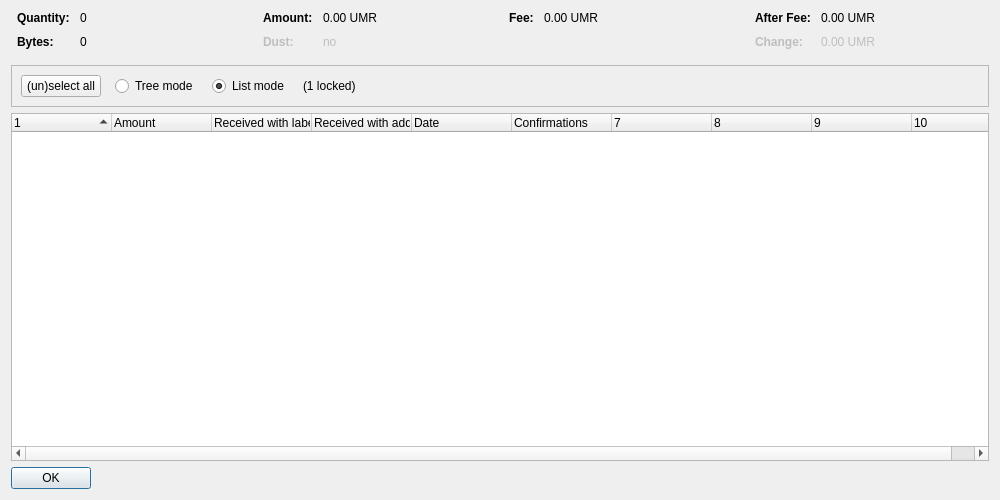
<?xml version="1.0" encoding="UTF-8"?>
<ui version="4.0">
 <class>CoinControlDialog</class>
 <widget class="QDialog" name="CoinControlDialog">
  <property name="geometry">
   <rect>
    <x>0</x>
    <y>0</y>
    <width>1000</width>
    <height>500</height>
   </rect>
  </property>
  <property name="windowTitle">
   <string>Coin Selection</string>
  </property>
  <layout class="QVBoxLayout" name="verticalLayout">
   <item>
    <layout class="QHBoxLayout" name="horizontalLayoutTop" stretch="0,0,0,0">
     <property name="topMargin">
      <number>0</number>
     </property>
     <property name="bottomMargin">
      <number>10</number>
     </property>
     <item>
      <layout class="QFormLayout" name="formLayoutCoinControl1">
       <property name="horizontalSpacing">
        <number>10</number>
       </property>
       <property name="verticalSpacing">
        <number>10</number>
       </property>
       <property name="leftMargin">
        <number>6</number>
       </property>
       <property name="rightMargin">
        <number>6</number>
       </property>
       <item row="0" column="0">
        <widget class="QLabel" name="labelCoinControlQuantityText">
         <property name="font">
          <font>
           <weight>75</weight>
           <bold>true</bold>
          </font>
         </property>
         <property name="text">
          <string>Quantity:</string>
         </property>
        </widget>
       </item>
       <item row="0" column="1">
        <widget class="QLabel" name="labelCoinControlQuantity">
         <property name="cursor">
          <cursorShape>IBeamCursor</cursorShape>
         </property>
         <property name="contextMenuPolicy">
          <enum>Qt::ActionsContextMenu</enum>
         </property>
         <property name="text">
          <string notr="true">0</string>
         </property>
         <property name="textInteractionFlags">
          <set>Qt::LinksAccessibleByMouse|Qt::TextSelectableByKeyboard|Qt::TextSelectableByMouse</set>
         </property>
        </widget>
       </item>
       <item row="1" column="0">
        <widget class="QLabel" name="labelCoinControlBytesText">
         <property name="font">
          <font>
           <weight>75</weight>
           <bold>true</bold>
          </font>
         </property>
         <property name="text">
          <string>Bytes:</string>
         </property>
        </widget>
       </item>
       <item row="1" column="1">
        <widget class="QLabel" name="labelCoinControlBytes">
         <property name="cursor">
          <cursorShape>IBeamCursor</cursorShape>
         </property>
         <property name="contextMenuPolicy">
          <enum>Qt::ActionsContextMenu</enum>
         </property>
         <property name="text">
          <string notr="true">0</string>
         </property>
         <property name="textInteractionFlags">
          <set>Qt::LinksAccessibleByMouse|Qt::TextSelectableByKeyboard|Qt::TextSelectableByMouse</set>
         </property>
        </widget>
       </item>
      </layout>
     </item>
     <item>
      <layout class="QFormLayout" name="formLayoutCoinControl2">
       <property name="horizontalSpacing">
        <number>10</number>
       </property>
       <property name="verticalSpacing">
        <number>10</number>
       </property>
       <property name="leftMargin">
        <number>6</number>
       </property>
       <property name="rightMargin">
        <number>6</number>
       </property>
       <item row="0" column="0">
        <widget class="QLabel" name="labelCoinControlAmountText">
         <property name="font">
          <font>
           <weight>75</weight>
           <bold>true</bold>
          </font>
         </property>
         <property name="text">
          <string>Amount:</string>
         </property>
        </widget>
       </item>
       <item row="0" column="1">
        <widget class="QLabel" name="labelCoinControlAmount">
         <property name="cursor">
          <cursorShape>IBeamCursor</cursorShape>
         </property>
         <property name="contextMenuPolicy">
          <enum>Qt::ActionsContextMenu</enum>
         </property>
         <property name="text">
          <string notr="true">0.00 UMR</string>
         </property>
         <property name="textInteractionFlags">
          <set>Qt::LinksAccessibleByMouse|Qt::TextSelectableByKeyboard|Qt::TextSelectableByMouse</set>
         </property>
        </widget>
       </item>
       <item row="1" column="0">
        <widget class="QLabel" name="labelCoinControlLowOutputText">
         <property name="enabled">
          <bool>false</bool>
         </property>
         <property name="font">
          <font>
           <weight>75</weight>
           <bold>true</bold>
          </font>
         </property>
         <property name="text">
          <string>Dust:</string>
         </property>
        </widget>
       </item>
       <item row="1" column="1">
        <widget class="QLabel" name="labelCoinControlLowOutput">
         <property name="enabled">
          <bool>false</bool>
         </property>
         <property name="cursor">
          <cursorShape>IBeamCursor</cursorShape>
         </property>
         <property name="contextMenuPolicy">
          <enum>Qt::ActionsContextMenu</enum>
         </property>
         <property name="text">
          <string notr="true">no</string>
         </property>
         <property name="textInteractionFlags">
          <set>Qt::LinksAccessibleByMouse|Qt::TextSelectableByKeyboard|Qt::TextSelectableByMouse</set>
         </property>
        </widget>
       </item>
      </layout>
     </item>
     <item>
      <layout class="QFormLayout" name="formLayoutCoinControl3">
       <property name="horizontalSpacing">
        <number>10</number>
       </property>
       <property name="verticalSpacing">
        <number>10</number>
       </property>
       <property name="leftMargin">
        <number>6</number>
       </property>
       <property name="rightMargin">
        <number>6</number>
       </property>
       <item row="0" column="0">
        <widget class="QLabel" name="labelCoinControlFeeText">
         <property name="font">
          <font>
           <weight>75</weight>
           <bold>true</bold>
          </font>
         </property>
         <property name="text">
          <string>Fee:</string>
         </property>
        </widget>
       </item>
       <item row="0" column="1">
        <widget class="QLabel" name="labelCoinControlFee">
         <property name="cursor">
          <cursorShape>IBeamCursor</cursorShape>
         </property>
         <property name="contextMenuPolicy">
          <enum>Qt::ActionsContextMenu</enum>
         </property>
         <property name="text">
          <string notr="true">0.00 UMR</string>
         </property>
         <property name="textInteractionFlags">
          <set>Qt::LinksAccessibleByMouse|Qt::TextSelectableByKeyboard|Qt::TextSelectableByMouse</set>
         </property>
        </widget>
       </item>
      </layout>
     </item>
     <item>
      <layout class="QFormLayout" name="formLayoutCoinControl4">
       <property name="horizontalSpacing">
        <number>10</number>
       </property>
       <property name="verticalSpacing">
        <number>10</number>
       </property>
       <property name="leftMargin">
        <number>6</number>
       </property>
       <property name="rightMargin">
        <number>6</number>
       </property>
       <item row="0" column="0">
        <widget class="QLabel" name="labelCoinControlAfterFeeText">
         <property name="font">
          <font>
           <weight>75</weight>
           <bold>true</bold>
          </font>
         </property>
         <property name="text">
          <string>After Fee:</string>
         </property>
        </widget>
       </item>
       <item row="0" column="1">
        <widget class="QLabel" name="labelCoinControlAfterFee">
         <property name="cursor">
          <cursorShape>IBeamCursor</cursorShape>
         </property>
         <property name="contextMenuPolicy">
          <enum>Qt::ActionsContextMenu</enum>
         </property>
         <property name="text">
          <string notr="true">0.00 UMR</string>
         </property>
         <property name="textInteractionFlags">
          <set>Qt::LinksAccessibleByMouse|Qt::TextSelectableByKeyboard|Qt::TextSelectableByMouse</set>
         </property>
        </widget>
       </item>
       <item row="1" column="0">
        <widget class="QLabel" name="labelCoinControlChangeText">
         <property name="enabled">
          <bool>false</bool>
         </property>
         <property name="font">
          <font>
           <weight>75</weight>
           <bold>true</bold>
          </font>
         </property>
         <property name="text">
          <string>Change:</string>
         </property>
        </widget>
       </item>
       <item row="1" column="1">
        <widget class="QLabel" name="labelCoinControlChange">
         <property name="enabled">
          <bool>false</bool>
         </property>
         <property name="cursor">
          <cursorShape>IBeamCursor</cursorShape>
         </property>
         <property name="contextMenuPolicy">
          <enum>Qt::ActionsContextMenu</enum>
         </property>
         <property name="text">
          <string notr="true">0.00 UMR</string>
         </property>
         <property name="textInteractionFlags">
          <set>Qt::LinksAccessibleByMouse|Qt::TextSelectableByKeyboard|Qt::TextSelectableByMouse</set>
         </property>
        </widget>
       </item>
      </layout>
     </item>
    </layout>
   </item>
   <item>
    <widget class="QFrame" name="frame">
     <property name="minimumSize">
      <size>
       <width>0</width>
       <height>40</height>
      </size>
     </property>
     <property name="frameShape">
      <enum>QFrame::StyledPanel</enum>
     </property>
     <property name="frameShadow">
      <enum>QFrame::Sunken</enum>
     </property>
     <layout class="QHBoxLayout" name="horizontalLayout">
      <item>
       <layout class="QHBoxLayout" name="horizontalLayoutPanel" stretch="0,0,0,0,0">
        <property name="spacing">
         <number>14</number>
        </property>
        <item>
         <widget class="QPushButton" name="pushButtonSelectAll">
          <property name="sizePolicy">
           <sizepolicy hsizetype="Maximum" vsizetype="Fixed">
            <horstretch>0</horstretch>
            <verstretch>0</verstretch>
           </sizepolicy>
          </property>
          <property name="text">
           <string>(un)select all</string>
          </property>
          <property name="autoDefault">
           <bool>false</bool>
          </property>
         </widget>
        </item>
        <item>
         <widget class="QRadioButton" name="radioTreeMode">
          <property name="sizePolicy">
           <sizepolicy hsizetype="Maximum" vsizetype="Fixed">
            <horstretch>0</horstretch>
            <verstretch>0</verstretch>
           </sizepolicy>
          </property>
          <property name="text">
           <string>Tree mode</string>
          </property>
         </widget>
        </item>
        <item>
         <widget class="QRadioButton" name="radioListMode">
          <property name="sizePolicy">
           <sizepolicy hsizetype="Maximum" vsizetype="Fixed">
            <horstretch>0</horstretch>
            <verstretch>0</verstretch>
           </sizepolicy>
          </property>
          <property name="text">
           <string>List mode</string>
          </property>
          <property name="checked">
           <bool>true</bool>
          </property>
         </widget>
        </item>
        <item>
         <widget class="QLabel" name="labelLocked">
          <property name="text">
           <string notr="true">(1 locked)</string>
          </property>
         </widget>
        </item>
        <item>
         <spacer name="horizontalSpacer">
          <property name="orientation">
           <enum>Qt::Horizontal</enum>
          </property>
          <property name="sizeHint" stdset="0">
           <size>
            <width>40</width>
            <height>20</height>
           </size>
          </property>
         </spacer>
        </item>
       </layout>
      </item>
     </layout>
    </widget>
   </item>
   <item>
    <widget class="CoinControlTreeWidget" name="treeWidget">
     <property name="contextMenuPolicy">
      <enum>Qt::CustomContextMenu</enum>
     </property>
     <property name="sortingEnabled">
      <bool>false</bool>
     </property>
     <property name="columnCount">
      <number>10</number>
     </property>
     <attribute name="headerShowSortIndicator" stdset="0">
      <bool>true</bool>
     </attribute>
     <attribute name="headerStretchLastSection">
      <bool>false</bool>
     </attribute>
     <column>
      <property name="text">
       <string/>
      </property>
     </column>
     <column>
      <property name="text">
       <string>Amount</string>
      </property>
     </column>
     <column>
      <property name="text">
       <string>Received with label</string>
      </property>
     </column>
     <column>
      <property name="text">
       <string>Received with address</string>
      </property>
     </column>
     <column>
      <property name="text">
       <string>Date</string>
      </property>
     </column>
     <column>
      <property name="text">
       <string>Confirmations</string>
      </property>
      <property name="toolTip">
       <string>Confirmed</string>
      </property>
     </column>
     <column>
      <property name="text">
       <string/>
      </property>
     </column>
     <column>
      <property name="text">
       <string/>
      </property>
     </column>
     <column>
      <property name="text">
       <string/>
      </property>
     </column>
     <column>
      <property name="text">
       <string/>
      </property>
     </column>
    </widget>
   </item>
   <item>
    <widget class="QDialogButtonBox" name="buttonBox">
     <property name="sizePolicy">
      <sizepolicy hsizetype="Maximum" vsizetype="Fixed">
       <horstretch>0</horstretch>
       <verstretch>0</verstretch>
      </sizepolicy>
     </property>
     <property name="orientation">
      <enum>Qt::Horizontal</enum>
     </property>
     <property name="standardButtons">
      <set>QDialogButtonBox::Ok</set>
     </property>
    </widget>
   </item>
  </layout>
 </widget>
 <customwidgets>
  <customwidget>
   <class>CoinControlTreeWidget</class>
   <extends>QTreeWidget</extends>
   <header>coincontroltreewidget.h</header>
  </customwidget>
 </customwidgets>
 <resources/>
 <connections/>
</ui>
